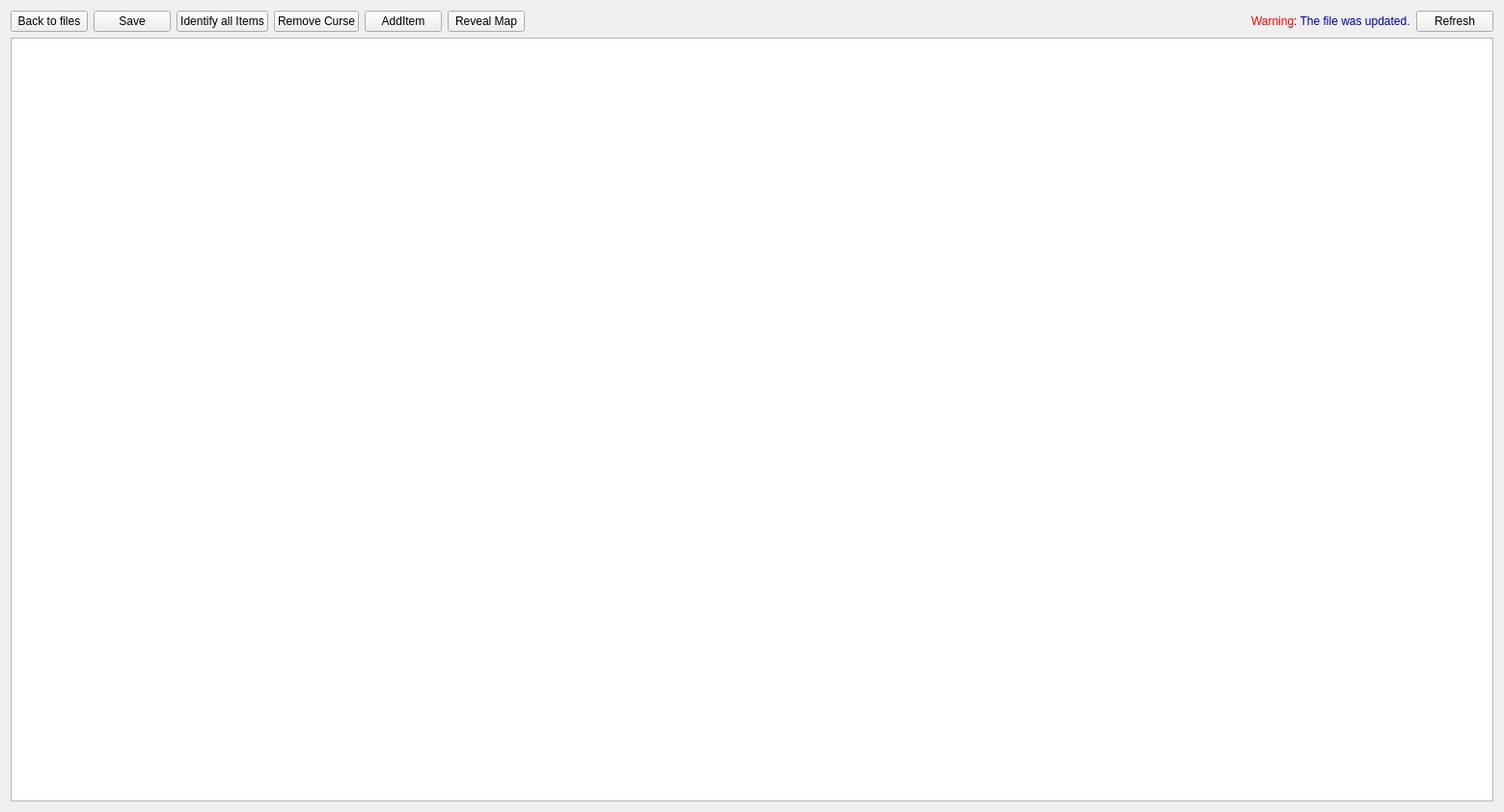
<?xml version="1.0" encoding="UTF-8"?>
<ui version="4.0">
 <class>MainWindow</class>
 <widget class="QMainWindow" name="MainWindow">
  <property name="geometry">
   <rect>
    <x>0</x>
    <y>0</y>
    <width>1559</width>
    <height>842</height>
   </rect>
  </property>
  <property name="windowTitle">
   <string>MainWindow</string>
  </property>
  <widget class="QWidget" name="m_centralWidget">
   <layout class="QVBoxLayout" name="verticalLayout">
    <item>
     <layout class="QHBoxLayout" name="m_hlButtons">
      <property name="topMargin">
       <number>0</number>
      </property>
      <property name="bottomMargin">
       <number>0</number>
      </property>
      <item>
       <widget class="QPushButton" name="m_btnBack">
        <property name="text">
         <string>Back to files</string>
        </property>
       </widget>
      </item>
      <item alignment="Qt::AlignLeft">
       <widget class="QPushButton" name="m_btnSave">
        <property name="text">
         <string>Save</string>
        </property>
       </widget>
      </item>
      <item alignment="Qt::AlignLeft">
       <widget class="QPushButton" name="m_btnIdAllItems">
        <property name="text">
         <string>Identify all Items</string>
        </property>
       </widget>
      </item>
      <item alignment="Qt::AlignLeft">
       <widget class="QPushButton" name="m_btnRemoveCurses">
        <property name="text">
         <string>Remove Curse</string>
        </property>
       </widget>
      </item>
      <item alignment="Qt::AlignLeft">
       <widget class="QPushButton" name="m_btnAddItem">
        <property name="text">
         <string>AddItem</string>
        </property>
       </widget>
      </item>
      <item alignment="Qt::AlignLeft">
       <widget class="QPushButton" name="m_btnRevealDepth">
        <property name="text">
         <string>Reveal Map</string>
        </property>
       </widget>
      </item>
      <item>
       <spacer name="horizontalSpacer">
        <property name="orientation">
         <enum>Qt::Horizontal</enum>
        </property>
        <property name="sizeHint" stdset="0">
         <size>
          <width>40</width>
          <height>20</height>
         </size>
        </property>
       </spacer>
      </item>
      <item>
       <widget class="QLabel" name="m_lblWarning">
        <property name="text">
         <string>&lt;html&gt;&lt;head/&gt;&lt;body&gt;&lt;p&gt;&lt;span style=&quot; color:#ff0000;&quot;&gt;Warning&lt;/span&gt;&lt;span style=&quot; color:#0000a2;&quot;&gt;: The file was updated.&lt;/span&gt;&lt;/p&gt;&lt;/body&gt;&lt;/html&gt;</string>
        </property>
       </widget>
      </item>
      <item>
       <widget class="QPushButton" name="m_btnRefresh">
        <property name="text">
         <string>Refresh</string>
        </property>
       </widget>
      </item>
     </layout>
    </item>
    <item>
     <widget class="QTreeView" name="m_treeView"/>
    </item>
   </layout>
  </widget>
  <action name="m_actionSave">
   <property name="text">
    <string>Save</string>
   </property>
   <property name="shortcut">
    <string>Ctrl+S</string>
   </property>
  </action>
  <action name="m_actionPotions">
   <property name="text">
    <string>Potions</string>
   </property>
  </action>
  <action name="m_actionScrolls">
   <property name="text">
    <string>Scrolls</string>
   </property>
  </action>
  <action name="m_actionInventory">
   <property name="text">
    <string>Inventory</string>
   </property>
  </action>
  <action name="m_actionCleanse_Items">
   <property name="text">
    <string>Cleanse Items</string>
   </property>
  </action>
  <action name="m_actionRevealDepth">
   <property name="text">
    <string>Reveal All Depths</string>
   </property>
  </action>
  <action name="m_actionIdentifyAllItems">
   <property name="text">
    <string>Identify All Items</string>
   </property>
  </action>
 </widget>
 <layoutdefault spacing="6" margin="11"/>
 <resources/>
 <connections/>
</ui>
